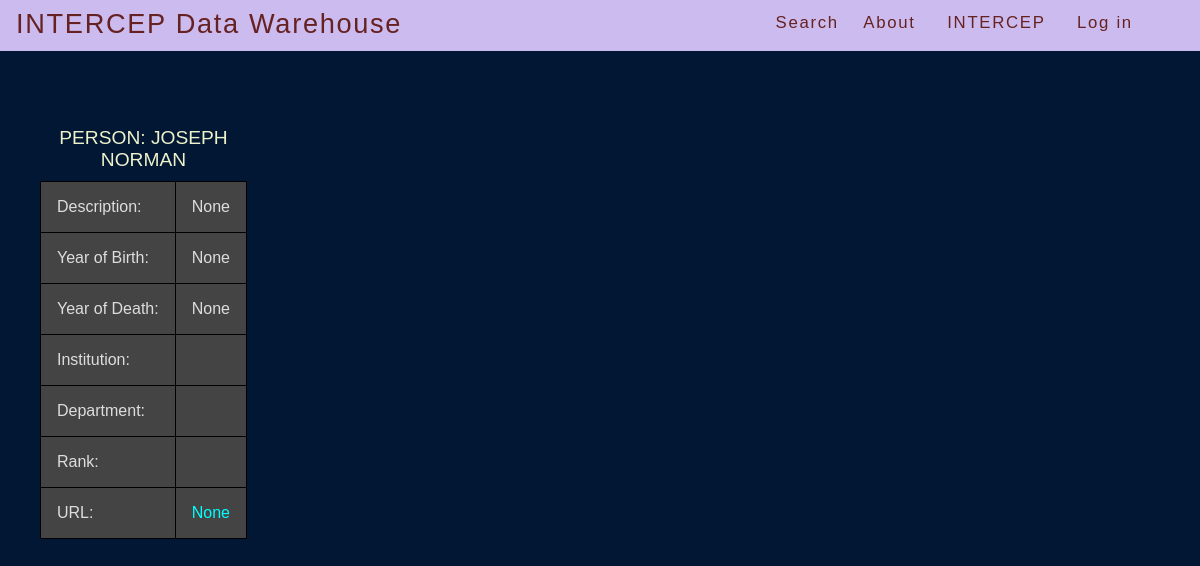
Screenshot of /berkeley/person_detail/2/ with the database file from the repository.
### berkeley/models.py (models this page shows, shortened)
class UrlModel(models.Model):
    url = models.CharField(max_length=512, default="",
            blank=True, null=True)
    class Meta:
        abstract = True

class DescrModel(models.Model):
    descr = models.CharField(max_length=512, default="", blank=True,
            null=True)
    class Meta:
        abstract = True

class EmailModel(models.Model):
    email_addr = models.CharField(max_length=EMAIL_LEN, default="", blank=True, null=True)
    class Meta:
        abstract = True

class Person(UrlModel, DescrModel, EmailModel):
    fname = models.CharField(max_length=PERSON_NAME_LEN, default="")
    mname = models.CharField(max_length=PERSON_NAME_LEN,
            blank=True, null=True)
    lname = models.CharField(max_length=PERSON_NAME_LEN)
    yob = models.IntegerField(blank=True, null=True)
    yod = models.IntegerField(blank=True, null=True)
    address = models.ForeignKey(Address, null=True, blank=True, on_delete=models.CASCADE,)
    class Meta:
        ordering = ['lname']

### berkeley/views.py (the view)
# urls.py: re_path(r'^person_detail/(?P<person_id>[0-9]+)/$',
def person_detail(request, person_id):
    return detail_view(request, person_id, Person,
            'person_detail.html', 'person')

### berkeley/views.py (called while the page is built)
def get_hdr():
    site_hdr = "Bibliography Search"
    site_list = Site.objects.all()
    for site in site_list:
        site_hdr = site.header
        break   # since we only expect a single site record!
    return site_hdr

def detail_view(request, dbkey, cls, html, kwarg_key):
    site_hdr = get_hdr()
    obj = get_object_or_404(cls, pk=dbkey)
    return render(request, html, {kwarg_key: obj, 'header': site_hdr })

### berkeley/templates/person_detail.html
{% extends "base.html" %}
{% block content %}
    <div class="module">
    <table>
        <caption>
            Person: {{ person.fname }} {{ person.lname }}
        </caption>
        <tr>
            <td>Description:</td>
            <td> {{ person.descr }}
            </td>
        </tr>
        <tr>
            <td>Year of Birth:</td>
            <td> {{ person.yob }} </td>
        </tr>
        <tr>
            <td>Year of Death:</td>
            <td> {{ person.yod }} </td>
        </tr>
        <tr>
            <td>Institution:</td>
            <td> {{ person.institution.name }} </td>
        </tr>
        <tr>
            <td>Department:</td>
            <td> {{ person.dept }} </td>
        </tr>
        <tr>
            <td>Rank:</td>
            <td> {{ person.rank }} </td>
        </tr>
        <tr>
            <td>URL:</td>
            <td><a href="{{ person.url }}"> {{ person.url }}</a></td>
        </tr>
    </table>
    </div>
{% endblock content %}

### mysite/static/berkeley/style.css (style rules this page uses)
body { margin: 0; padding: 0; font-size: 100%; color: #ddd; background: #021734; font-family: Arial, Helvetica, sans-serif }
a:link { color: #01ffff; text-decoration: none; }
table, th, td { margin: .4em 2.5em .4em 2.5em; font-size: 1em; border-collapse: collapse; border: 1px solid black; }
th, td { padding: 1em; }
td { background: #444; }
caption { font-size:1.2em; padding-top:0.8em; padding-bottom:.5em; color:#edf2cb; text-transform:uppercase; }

### rows the page displays
Person: fname "JOSEPH", lname "NORMAN", descr "None", yob "None", yod "None", url "None"
